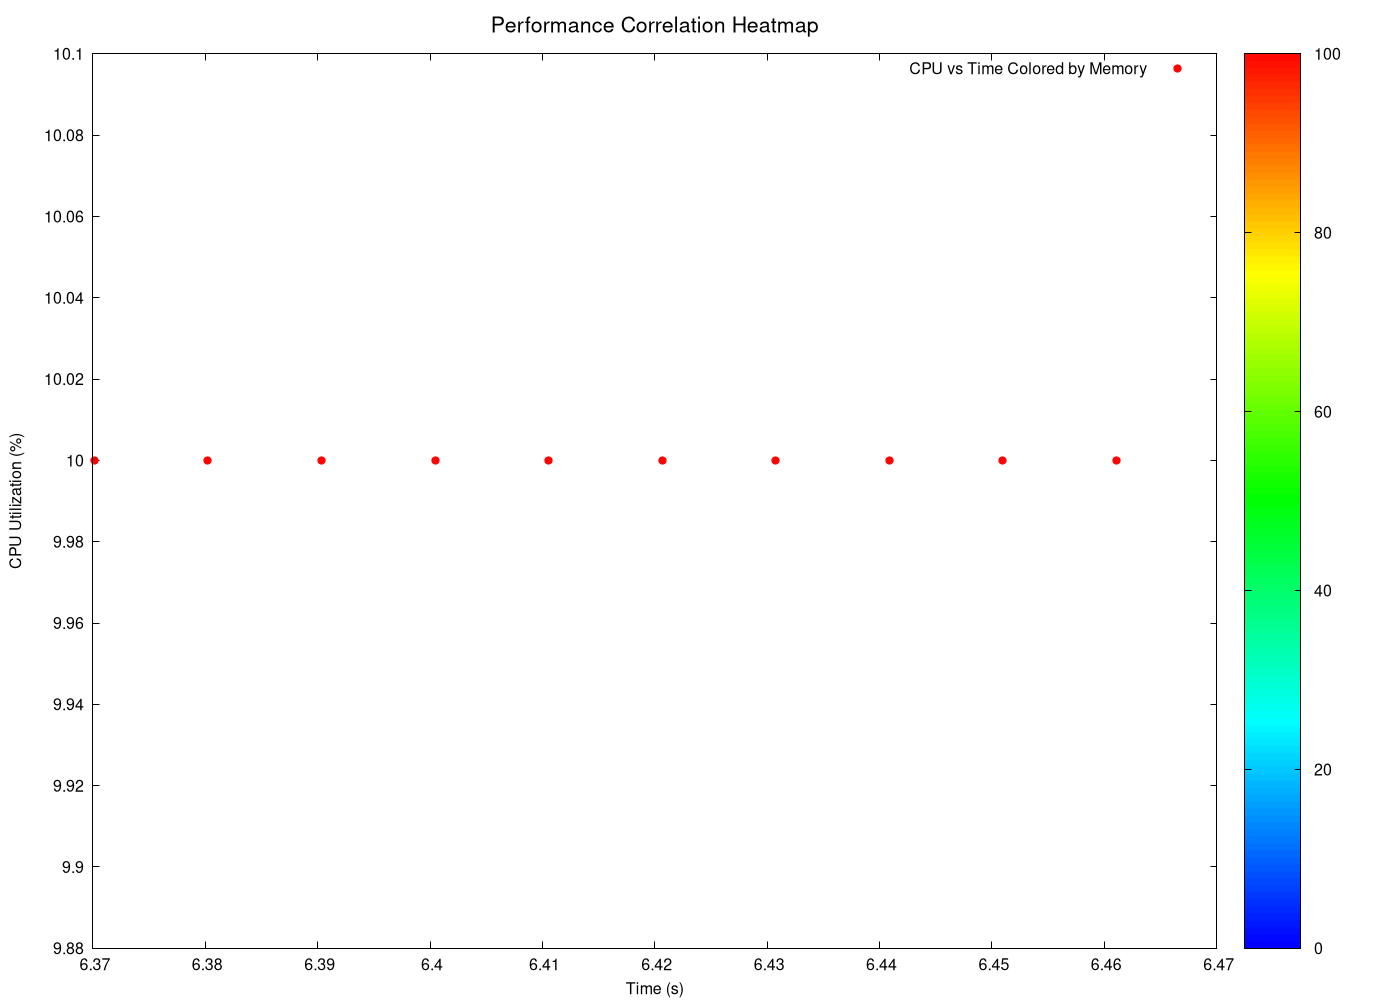

Generate this figure with gnuplot:
# GNUplot script for 3D heatmaps
set terminal pngcairo enhanced font 'Helvetica,12' size 1400,1000
set output 'png/binary_search_20260131_225122_3d_heatmap_heatmap.png'

set title 'Performance Correlation Heatmap' font 'Helvetica,16'
set xlabel 'Time (s)' font 'Helvetica,12'
set ylabel 'CPU Utilization (%)' font 'Helvetica,12'
set zlabel 'Memory Usage (MB)' font 'Helvetica,12'

# Configure pm3d for heatmap
set pm3d map
set palette defined (0 '#0000ff', 1 '#00ffff', 2 '#00ff00', 3 '#ffff00', 4 '#ff0000')
set cbrange [0:]
set view map

# 2D heatmap projection (since we have time-series data)
plot 'png/binary_search_20260131_225122_3d_heatmap_heatmap.dat' using 1:2:3 with points palette pt 7 ps 1.2 title 'CPU vs Time Colored by Memory'
